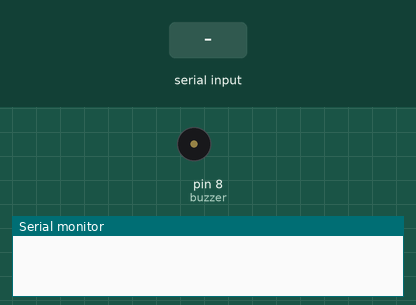
Simulated run of this sketch. Board: Arduino Uno, built with avr-gcc and run on an emulated ATmega328P. On the bench: buzzer (waves = sounding, pin HIGH), the last lines printed to the serial monitor. The test bench sets the inputs (shaded band).

Above: at 1.2 s.
1.3 s: "0" received over the second serial link
At 1.95 s:
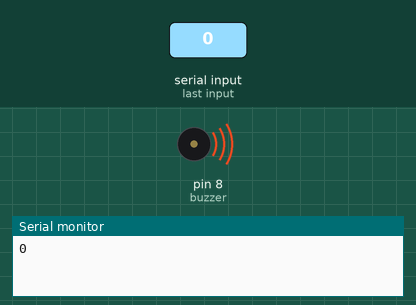
Timing chart, 0 to 4.3 s (numbered marks = the images above; inputs shaded):
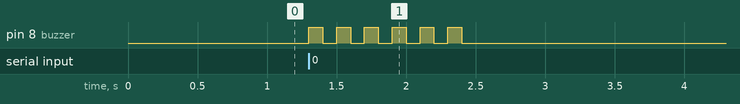

Measured:
- after the input at 1.3 s, pin 8 (buzzer): alternates HIGH for 0.10 s and LOW for 0.10 s, 12 changes in all, then stays LOW, starting at once

The sketch:

Helper.ino
```cpp
#include <SoftwareSerial.h>
#include <String.h>

SoftwareSerial bluetoothSerial(10,11);
SoftwareSerial espSerial(5,6);

int buzzer = 8;

void setup() {

  Serial.begin(9600);
  bluetoothSerial.begin(9600);
  espSerial.begin(115200);
  pinMode(buzzer, OUTPUT);

}

void loop() {

  String espMessage;
  espMessage = getEspResponse();
  Serial.print(espMessage);
  if(espMessage.equals("0")){
    activateBuzzer();
  }

}

String getEspResponse(){

  String inputString = "";
  while(espSerial.available()==0){}

  while (espSerial.available()) {
    char c = espSerial.read();
    inputString += c;
    if(c == '0'){
      activateBuzzer();
    }
  }
  return inputString;
}

void activateBuzzer(){
  for(int i=0; i< 3; i++){
    digitalWrite(buzzer, HIGH);
    delay(100);
    digitalWrite(buzzer,LOW);
    delay(100);
  }
}
```
